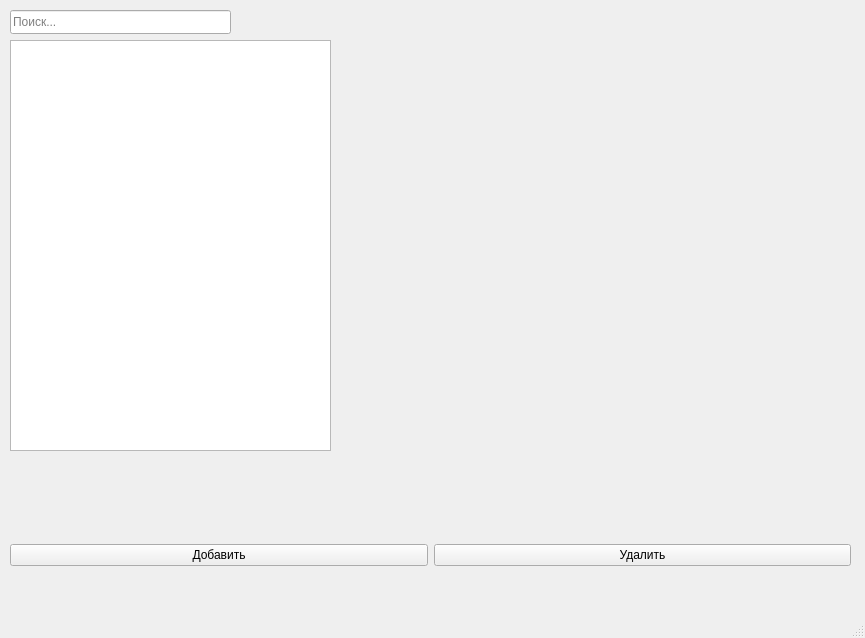
<?xml version="1.0" encoding="UTF-8"?>
<ui version="4.0">
 <class>MainWindow</class>
 <widget class="QMainWindow" name="MainWindow">
  <property name="geometry">
   <rect>
    <x>0</x>
    <y>0</y>
    <width>865</width>
    <height>638</height>
   </rect>
  </property>
  <property name="maximumSize">
   <size>
    <width>865</width>
    <height>638</height>
   </size>
  </property>
  <property name="windowTitle">
   <string>Телефонная книга</string>
  </property>
  <property name="windowIcon">
   <iconset>
    <normaloff>../../../../../Downloads/icons8-телефонная-книга-50.png</normaloff>../../../../../Downloads/icons8-телефонная-книга-50.png</iconset>
  </property>
  <widget class="QWidget" name="centralwidget">
   <widget class="QLineEdit" name="searchLineEdit">
    <property name="geometry">
     <rect>
      <x>10</x>
      <y>10</y>
      <width>221</width>
      <height>24</height>
     </rect>
    </property>
    <property name="placeholderText">
     <string>Поиск...</string>
    </property>
   </widget>
   <widget class="QTableView" name="tableView">
    <property name="geometry">
     <rect>
      <x>10</x>
      <y>40</y>
      <width>321</width>
      <height>411</height>
     </rect>
    </property>
    <property name="cursor" stdset="0">
     <cursorShape>PointingHandCursor</cursorShape>
    </property>
   </widget>
   <widget class="QLabel" name="contactImageLabel">
    <property name="geometry">
     <rect>
      <x>360</x>
      <y>40</y>
      <width>461</width>
      <height>411</height>
     </rect>
    </property>
    <property name="text">
     <string/>
    </property>
   </widget>
   <widget class="QWidget" name="">
    <property name="geometry">
     <rect>
      <x>10</x>
      <y>520</y>
      <width>841</width>
      <height>71</height>
     </rect>
    </property>
    <layout class="QHBoxLayout" name="horizontalLayout">
     <item>
      <widget class="QPushButton" name="addContactButton">
       <property name="text">
        <string>Добавить</string>
       </property>
      </widget>
     </item>
     <item>
      <widget class="QPushButton" name="removeContactButton">
       <property name="text">
        <string>Удалить</string>
       </property>
      </widget>
     </item>
    </layout>
   </widget>
  </widget>
  <widget class="QMenuBar" name="menubar">
   <property name="geometry">
    <rect>
     <x>0</x>
     <y>0</y>
     <width>865</width>
     <height>21</height>
    </rect>
   </property>
  </widget>
  <widget class="QStatusBar" name="statusbar"/>
 </widget>
 <resources/>
 <connections/>
</ui>
